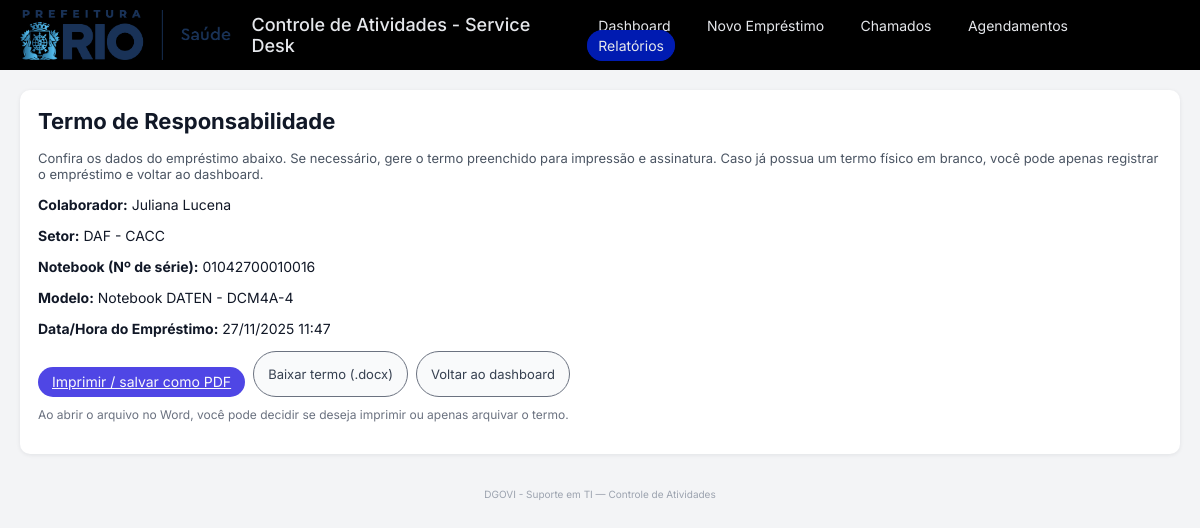
The page /termo/2 on the database its author committed.
### tables this page shows
CREATE TABLE loans (
            id INTEGER PRIMARY KEY AUTOINCREMENT,
            notebook_id INTEGER NOT NULL,
            colaborador_nome TEXT NOT NULL,
            colaborador_setor TEXT,
            data_hora_emprestimo TEXT NOT NULL,
            data_hora_devolucao TEXT,
            status TEXT NOT NULL DEFAULT 'emprestado',
            FOREIGN KEY (notebook_id) REFERENCES notebooks (id)
        );

CREATE TABLE notebooks (
            id INTEGER PRIMARY KEY AUTOINCREMENT,
            serial TEXT UNIQUE NOT NULL,
            modelo TEXT,
            status TEXT DEFAULT 'ativo'
        );

### app.py (the view)
@app.route("/termo/<int:loan_id>")
def termo_opcoes(loan_id):
    conn = get_connection()
    cur = conn.cursor()
    cur.execute(
        """
        SELECT
            l.id,
            l.colaborador_nome,
            l.colaborador_setor,
            l.data_hora_emprestimo,
            n.serial,
            n.modelo
        FROM loans l
        JOIN notebooks n ON n.id = l.notebook_id
        WHERE l.id = ?
        """,
        (loan_id,),
    )
    row = cur.fetchone()
    conn.close()
    if row is None:
        abort(404)
    try:
        dt = datetime.strptime(row["data_hora_emprestimo"], "%Y-%m-%d %H:%M:%S")
        data_br = dt.strftime("%d/%m/%Y %H:%M")
    except Exception:
        data_br = row["data_hora_emprestimo"]
    return render_template(
        "termo.html",
        emprestimo=row,
        data_br=data_br,
    )

### app.py (called while the page is built)
def get_connection():
    conn = sqlite3.connect(APP_DB)
    conn.row_factory = sqlite3.Row
    return conn

### templates/termo.html
{% extends "base.html" %}
{% block content %}
<div class="termo-page form-card">
  <h2>Termo de Responsabilidade</h2>
  <p style="margin-top: 4px; margin-bottom: 12px; font-size: 13px; color: #4b5563;">
    Confira os dados do empréstimo abaixo. Se necessário, gere o termo preenchido
    para impressão e assinatura. Caso já possua um termo físico em branco, você
    pode apenas registrar o empréstimo e voltar ao dashboard.
  </p>
  <div class="termo-dados" style="font-size: 14px; margin-bottom: 12px;">
    <p><strong>Colaborador:</strong> {{ emprestimo.colaborador_nome }}</p>
    <p><strong>Setor:</strong> {{ emprestimo.colaborador_setor or "-" }}</p>
    <p><strong>Notebook (Nº de série):</strong> {{ emprestimo.serial }}</p>
    <p><strong>Modelo:</strong> {{ emprestimo.modelo or "-" }}</p>
    <p><strong>Data/Hora do Empréstimo:</strong> {{ data_br }}</p>
  </div>
<div class="termo-actions" style="margin-top: 12px; display: flex; gap: 8px; flex-wrap: wrap;">
  <a href="{{ url_for('visualizar_termo', loan_id=emprestimo.id) }}"
     target="_blank"
     class="btn-primary">
    Imprimir / salvar como PDF
  </a>
  <a href="{{ url_for('baixar_termo', loan_id=emprestimo.id) }}" class="btn-secondary">
    Baixar termo (.docx)
  </a>
  <a href="{{ url_for('dashboard') }}" class="btn-secondary">
    Voltar ao dashboard
  </a>
</div>
  <p style="margin-top: 10px; font-size: 12px; color: #6b7280;">
    Ao abrir o arquivo no Word, você pode decidir se deseja imprimir ou apenas arquivar o termo.
  </p>
</div>
{% endblock %}

### static/style.css (style rules this page uses)
* { box-sizing: border-box; }
body { font-family: "Inter", system-ui, -apple-system, BlinkMacSystemFont, "Segoe UI", sans-serif; margin: 0; background: #f3f4f6; color: #111827; }
h2 { margin-top: 0; margin-bottom: 16px; font-size: 22px; }
.form-card { background: #ffffff; padding: 18px 18px 20px; border-radius: 10px; box-shadow: 0 1px 4px rgba(15, 23, 42, 0.08); }
.btn-primary { margin-top: 16px; padding: 8px 14px; font-size: 14px; cursor: pointer; background: #4f46e5; color: #f9fafb; border-radius: 999px; border: none; }
.btn-secondary { display: inline-block; padding: 6px 14px; border-radius: 999px; border: 1px solid #6b7280; background: #f9fafb; color: #374151; font-size: 13px; text-decoration: none; }
.btn-primary, .btn-secondary, .btn-small { display: inline-flex; align-items: center; justify-content: center; line-height: 1; }

### rows shown on the page
loans: colaborador_nome "Juliana Lucena", colaborador_setor "DAF - CACC"
notebooks: serial "01042700010016", modelo "Notebook DATEN - DCM4A-4"

### other values the page prints
{{ data_br }} "27/11/2025 11:47"
